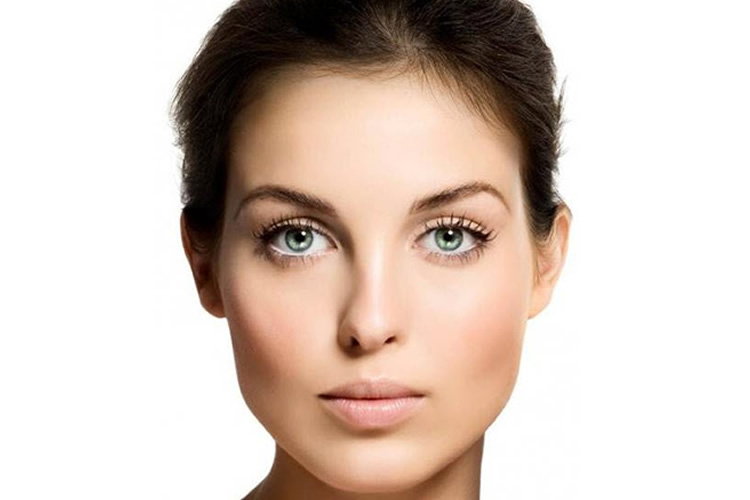
#> input picture remove-color/normal-colorida.jpg, 750 x 500 px
$ python removecolor.py
#> lines starting #> are read from the running program, lines starting #| are printed output that depends on the picture
from PIL import Image

img = Image.open('normal-colorida.jpg').convert('LA')
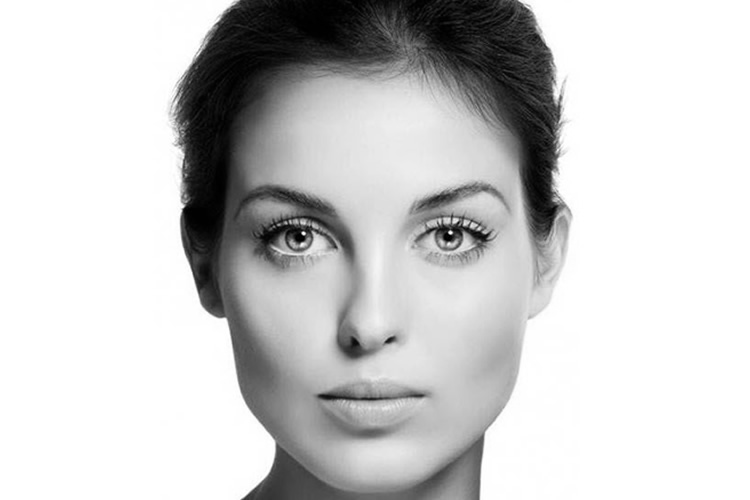
#> img: PIL image 750x500 LA; mean R, G, B, A 203.7, 203.7, 203.7, 255
img.save('normal-preto-e-branco.png')
